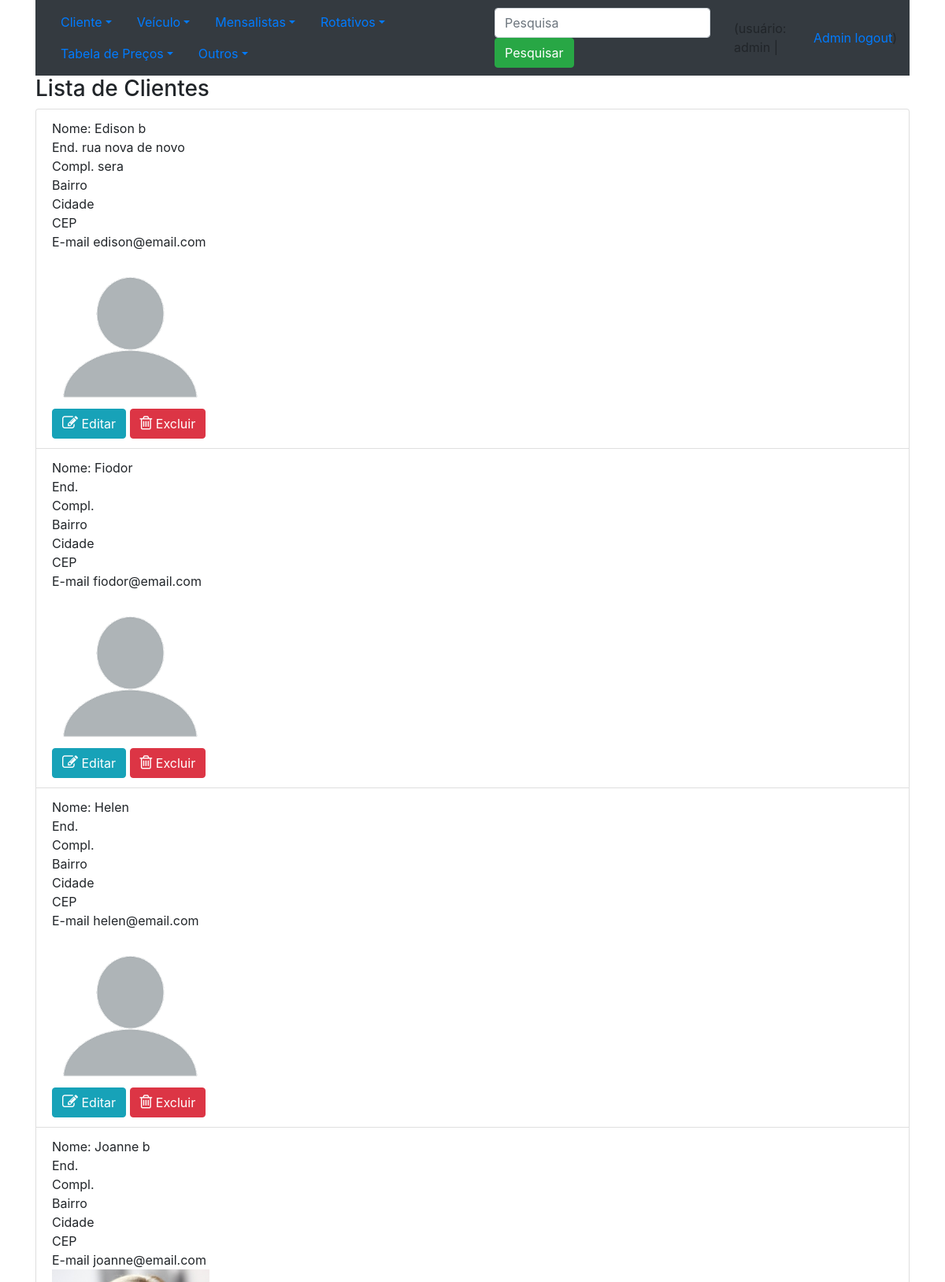
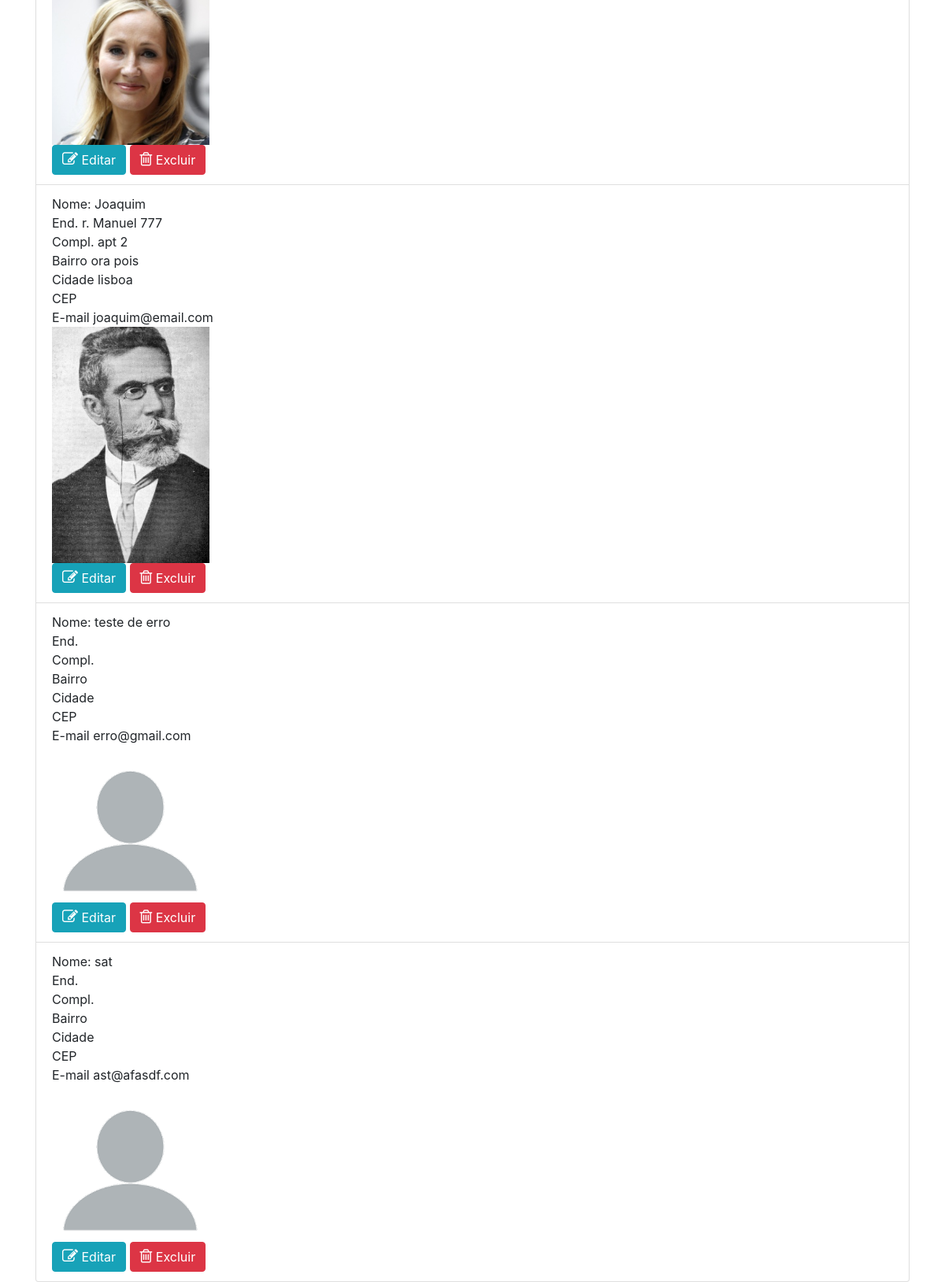
The app's page /lista_clientes/ (signed in) with its own data (2 pictures, top to bottom).
### core/models.py (models this page shows, shortened)
class Cliente(models.Model):
    nome = models.CharField(max_length=50, verbose_name='Nome')
    endereco = models.CharField(max_length=100, blank=True, null=True, verbose_name='Endereço')
    complemento = models.CharField(max_length=50, blank=True, null=True, verbose_name='Complemento')
    bairro = models.CharField(max_length=50, blank=True, null=True, verbose_name='Bairro')
    cidade = models.CharField(max_length=50, blank=True, null=True, verbose_name='Cidade')
    email = models.EmailField(verbose_name='E-mail')
    telefone = models.CharField(max_length=20, blank=True, null=True, verbose_name='Telefone')
    foto = models.ImageField(upload_to='fotos_clientes', blank=True, null=True, verbose_name='Foto')
    class Meta:
        verbose_name_plural = 'Clientes'

### core/views.py (the view)
# urls.py: path('lista_clientes/', lista_clientes, name='url_lista_clientes'),
@login_required()
def lista_clientes(request):
    if request.user.is_staff:
        string = ""
        if request.POST:
            if request.POST['i_pesquisa']:
                dados = Cliente.objects.filter(nome=request.POST['i_pesquisa'])
                if len(dados) == 0:
                     string= ("Nenhum registro encontrado")
            else:
                dados = Cliente.objects.all()
        else:
            dados = Cliente.objects.all()
        contexto = {'dados': dados, 'string': string}
        return render(request, 'core/lista_clientes.html', contexto)
    else:
        contexto = {'string': 'Voce não tem permissao para executar esta operação. Procure seu chefe.', 'url': '/'}
        return render(request, 'core/mensagem.html', contexto)

### core/templates/core/lista_clientes.html (shortened to what this page needs)
{% extends 'base.html' %}
{% load static %}
{% block main %}
<h3>Lista de Clientes</h3>
  <ul class="list-group">
    {% for i in dados %}
        <li class="list-group-item">
            Nome: {{i.nome}} <br>
            {% if i.endereco %}
                End. {{i.endereco}}<br>
            {% else %}
                End. <br>
            {% endif %}
            {% if i.complemento %}
                Compl. {{i.complemento}}<br>
            {% else %}
                Compl. <br>
            {% endif %}
            {% if i.bairro %}
                Bairro {{i.bairro}}<br>
            {% else %}
                Bairro <br>
            {% endif %}
            {% if i.cidade %}
                Cidade {{i.cidade}}<br>
            {% else %}
                Cidade <br>
            {% endif %}
            {% if i.cep %}
                CEP {{i.cep}}<br>
            {% else %}
                CEP <br>
            {% endif %}
            E-mail {{i.email}}<br>
            {% if i.foto %}
                <img src="{{i.foto.url}}" width="200"> <br>
            {% else %}
                <img src="{% static 'img/perfil_generico.png' %}" width="200"> <br>
            {% endif %}
           <a class="btn btn-info" href="/altera_cliente/{{ i.id }}/">
               <i class="fa fa-edit" style="font-size:20px;color:white;"></i>
               Editar
           </a>
          <a class="btn btn-danger" href="/exclua_cliente/{{ i.id }}/">
               <i class="fa fa-trash-o" style="font-size:20px;color:white;"></i>
               Excluir</a> <br>
        </li>
    {% endfor %}
  </ul>
{% endblock %}

### templates/base.html (shortened to what this page needs)
<!DOCTYPE html>
<html lang="en">
<head>
    <link rel="stylesheet" href="https://cdn.jsdelivr.net/npm/bootstrap@4.6.1/dist/css/bootstrap.min.css">
    <link rel="stylesheet" href="https://cdnjs.cloudflare.com/ajax/libs/font-awesome/4.7.0/css/font-awesome.min.css">
</head>
<body>
    <div class="container">
        <nav class="navbar navbar-expand-sm bg-dark navbar-dark">
          <ul class="nav nav-pills">
            <li class="nav-item dropdown">
              <a class="nav-link dropdown-toggle" data-toggle="dropdown" href="#">Cliente</a>
            </li>
            <li class="nav-item dropdown">
              <a class="nav-link dropdown-toggle" data-toggle="dropdown" href="#">Veículo</a>
            </li>
            <li class="nav-item dropdown">
              <a class="nav-link dropdown-toggle" data-toggle="dropdown" href="#">Mensalistas</a>
            </li>
            <li class="nav-item dropdown">
              <a class="nav-link dropdown-toggle" data-toggle="dropdown" href="#">Rotativos</a>
            </li>
            <li class="nav-item dropdown">
              <a class="nav-link dropdown-toggle" data-toggle="dropdown" href="#">Tabela de Preços</a>
            </li>
            <li class="nav-item dropdown">
              <a class="nav-link dropdown-toggle" data-toggle="dropdown" href="#">Outros</a>
            </li>
          </ul>
<form class="form-inline" method="post">
    <input  class="form-control mr-sm-2" type="text" placeholder="Pesquisa" name="i_pesquisa">
    <button class="btn btn-success" type="submit">Pesquisar</button>
</form>
                {% if user.get_username %}
                    (usuário: {{ user.get_username }} | <a href="/admin/">Admin</a> &nbsp;
                                                        <a href="/accounts/logout/">logout</a>)<br>
                {% else%}
                    (usuário não autenticado | <a href="/admin/">Admin</a> &nbsp;
                                                <a href="/accounts/login/">Login</a> &nbsp;
                                                <a href='/accounts/registrar/'>Registrar</a>)<br>
                {% endif %}
        </nav>
        {% block main %}
        {% endblock %}
    </div>
</body>
</html>

### records on screen
Cliente: nome "Edison b", endereco "rua nova de novo", complemento "sera", shows "Bairro", shows "Cidade", email "edison@email.com"
Cliente: nome "Fiodor", shows "End.", shows "Compl.", shows "Bairro", shows "Cidade", email "fiodor@email.com"
Cliente: nome "Helen", shows "End.", shows "Compl.", shows "Bairro", shows "Cidade", email "helen@email.com"
Cliente: nome "Joanne b", shows "End.", shows "Compl.", shows "Bairro", shows "Cidade", email "joanne@email.com", foto (picture)
Cliente: nome "Joaquim", endereco "r. Manuel 777", complemento "apt 2", bairro "ora pois", cidade "lisboa", email "joaquim@email.com", foto (picture)
Cliente: nome "teste de erro", shows "End.", shows "Compl.", shows "Bairro", shows "Cidade", email "erro@gmail.com"
Cliente: nome "sat", shows "End.", shows "Compl.", shows "Bairro", shows "Cidade", email "ast@afasdf.com"

### other values on screen
{{ user.get_username }} "admin"
